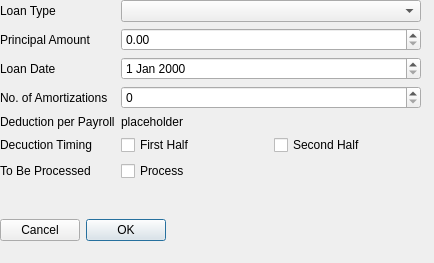
<?xml version="1.0" encoding="UTF-8"?>
<ui version="4.0">
 <class>AddEmployeeDialog</class>
 <widget class="QDialog" name="AddEmployeeDialog">
  <property name="geometry">
   <rect>
    <x>0</x>
    <y>0</y>
    <width>434</width>
    <height>263</height>
   </rect>
  </property>
  <property name="windowTitle">
   <string>Dialog</string>
  </property>
  <widget class="QWidget" name="verticalLayoutWidget">
   <property name="geometry">
    <rect>
     <x>0</x>
     <y>0</y>
     <width>421</width>
     <height>241</height>
    </rect>
   </property>
   <layout class="QVBoxLayout" name="verticalLayout">
    <item>
     <layout class="QFormLayout" name="formLayout">
      <item row="0" column="0">
       <widget class="QLabel" name="loanTypeLabel">
        <property name="text">
         <string>Loan Type</string>
        </property>
       </widget>
      </item>
      <item row="6" column="0">
       <widget class="QLabel" name="processLabel">
        <property name="text">
         <string>To Be Processed</string>
        </property>
       </widget>
      </item>
      <item row="5" column="0">
       <widget class="QLabel" name="deductTimingLabel">
        <property name="text">
         <string>Decuction Timing</string>
        </property>
       </widget>
      </item>
      <item row="4" column="0">
       <widget class="QLabel" name="deductPerPayLabel">
        <property name="text">
         <string>Deduction per Payroll</string>
        </property>
       </widget>
      </item>
      <item row="3" column="0">
       <widget class="QLabel" name="amortizationLabel">
        <property name="text">
         <string>No. of Amortizations</string>
        </property>
       </widget>
      </item>
      <item row="2" column="0">
       <widget class="QLabel" name="loanDateLabel">
        <property name="text">
         <string>Loan Date</string>
        </property>
       </widget>
      </item>
      <item row="1" column="0">
       <widget class="QLabel" name="principalAmtLabel">
        <property name="text">
         <string>Principal Amount</string>
        </property>
       </widget>
      </item>
      <item row="0" column="1">
       <widget class="QComboBox" name="loanTypeComboBox"/>
      </item>
      <item row="1" column="1">
       <widget class="QDoubleSpinBox" name="principalAmountDoubleSpinBox"/>
      </item>
      <item row="3" column="1">
       <widget class="QSpinBox" name="aportizationSpinBox"/>
      </item>
      <item row="4" column="1">
       <widget class="QLabel" name="deductPerPayValue">
        <property name="text">
         <string>placeholder</string>
        </property>
       </widget>
      </item>
      <item row="2" column="1">
       <widget class="QDateEdit" name="loanDateEdit"/>
      </item>
      <item row="5" column="1">
       <layout class="QHBoxLayout" name="horizontalLayout">
        <item>
         <widget class="QCheckBox" name="firstHalfBox">
          <property name="text">
           <string>First Half</string>
          </property>
         </widget>
        </item>
        <item>
         <widget class="QCheckBox" name="secondHalfBox">
          <property name="text">
           <string>Second Half</string>
          </property>
         </widget>
        </item>
       </layout>
      </item>
      <item row="6" column="1">
       <widget class="QCheckBox" name="processCheckBox">
        <property name="text">
         <string>Process</string>
        </property>
       </widget>
      </item>
     </layout>
    </item>
    <item>
     <widget class="QDialogButtonBox" name="buttonBox">
      <property name="layoutDirection">
       <enum>Qt::RightToLeft</enum>
      </property>
      <property name="orientation">
       <enum>Qt::Horizontal</enum>
      </property>
      <property name="standardButtons">
       <set>QDialogButtonBox::Cancel|QDialogButtonBox::Ok</set>
      </property>
     </widget>
    </item>
   </layout>
  </widget>
 </widget>
 <resources/>
 <connections>
  <connection>
   <sender>buttonBox</sender>
   <signal>accepted()</signal>
   <receiver>AddEmployeeDialog</receiver>
   <slot>accept()</slot>
   <hints>
    <hint type="sourcelabel">
     <x>248</x>
     <y>254</y>
    </hint>
    <hint type="destinationlabel">
     <x>157</x>
     <y>274</y>
    </hint>
   </hints>
  </connection>
  <connection>
   <sender>buttonBox</sender>
   <signal>rejected()</signal>
   <receiver>AddEmployeeDialog</receiver>
   <slot>reject()</slot>
   <hints>
    <hint type="sourcelabel">
     <x>316</x>
     <y>260</y>
    </hint>
    <hint type="destinationlabel">
     <x>286</x>
     <y>274</y>
    </hint>
   </hints>
  </connection>
 </connections>
</ui>
